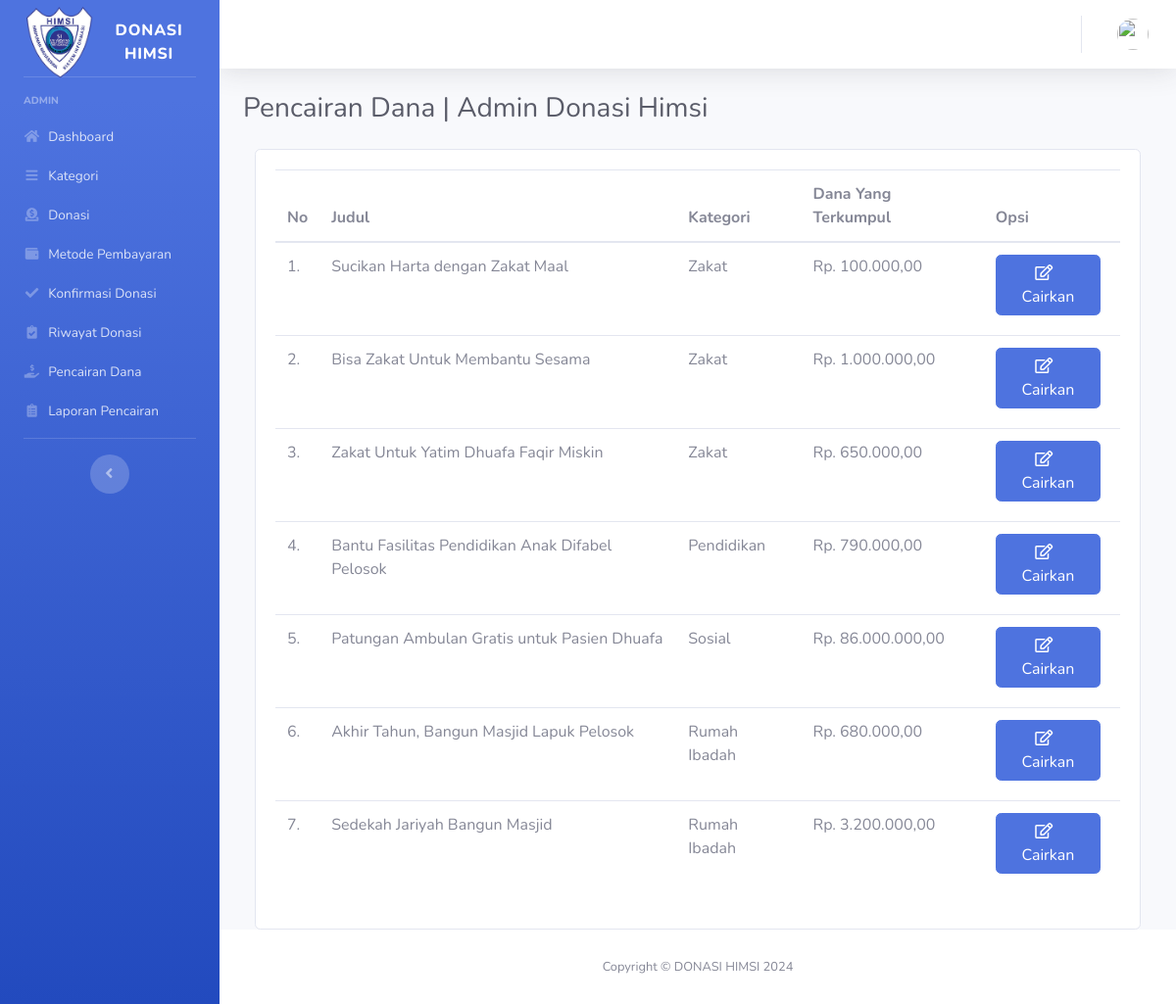
Before: /index.php/admin/pencairanDana with the older database file.
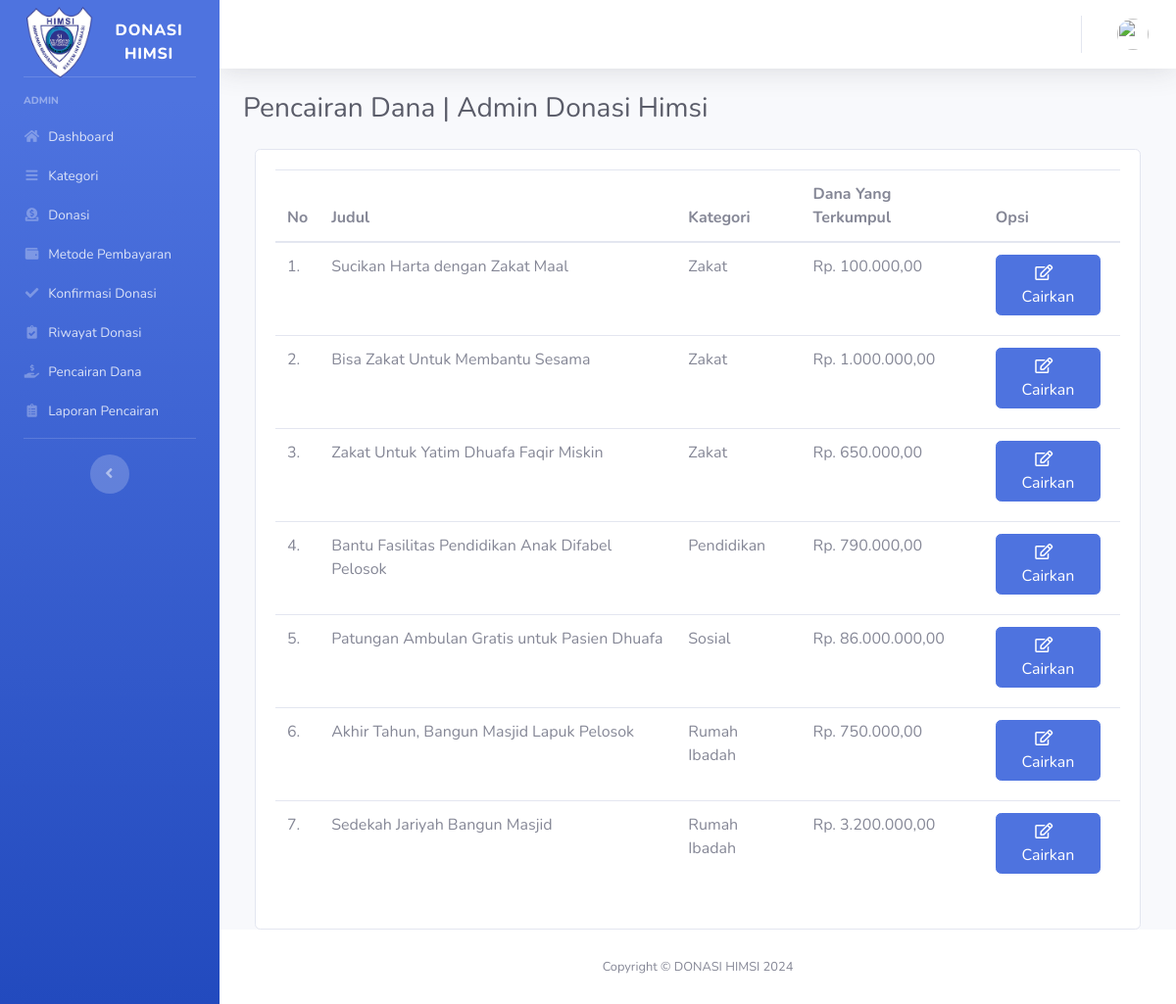
After: the same page with the newer database file.
### tables this page shows
CREATE TABLE `donasi` (
  `id` int(11) NOT NULL,
  `judul` varchar(128) NOT NULL,
  `id_kategori` int(11) NOT NULL,
  `dana_dibutuhkan` int(11) NOT NULL,
  `dana_terkumpul` int(11) NOT NULL,
  `detail` text NOT NULL,
  `gambar` varchar(258) NOT NULL,
  `status_donasi` enum('Belum dicairkan','Sudah dicairkan') NOT NULL DEFAULT 'Belum dicairkan'
);

CREATE TABLE `kategori` (
  `id_kategori` int(11) NOT NULL,
  `kategori` varchar(128) NOT NULL
);

### application/controllers/Admin.php (called while the page is built, shortened)
<?php
class Admin extends CI_Controller
{
    public function pencairanDana()
    {
        $data['title'] = 'Pencairan Dana | Admin Donasi Himsi';
        $data['user'] = $this->ModelUser->cekData(['email' => $this->session->userdata('email')])->row_array();
        $data['donasi'] = $this->db->get('donasi')->result_array();
        $data['kategori'] = $this->db->get('kategori')->result_array();
        $this->load->view('templates/header', $data);
        $this->load->view('templates/sidebar', $data);
        $this->load->view('templates/topbar', $data);
        $this->load->view('admin/pencairan-dana', $data);
        $this->load->view('templates/footer');
    }
}

### index.php (called while the page is built, shortened)
<?php
require_once BASEPATH.'core/CodeIgniter.php';

### application/views/admin/pencairan-dana.php (the view, shortened to what this page needs)
<div class="container-fluid">
    <h1 class="h3 mb-4 text-gray-800"><?= $title; ?></h1>
    <div class="col-12 grid-margin stretch-card">
        <div class="card">
            <div class="card-body">
                <?php
                $queryDonasi = "SELECT * FROM donasi JOIN kategori ON donasi.id_kategori = kategori.id_kategori
                                    WHERE status_donasi = 'Belum dicairkan' and dana_terkumpul >= 100000";
                $donasi = $this->db->query($queryDonasi)->result_array();
                ?>
                <div class="widget">
                    <div class="table-responsive">
                        <table class="table table-hover">
                            <thead>
                                <tr>
                                    <th scope="col">No</th>
                                    <th scope="col">Judul</th>
                                    <th scope="col">Kategori</th>
                                    <th scope="col">Dana Yang Terkumpul</th>
                                    <th scope="col">Opsi</th>
                                </tr>
                            </thead>
                            <tbody>
                                <?php $i = 1; ?>
                                <?php foreach ($donasi as $d) : ?>
                                    <tr>
                                        <td scope="row"><?php echo $i . '.'; ?></td>
                                        <td><span><?php echo $d['judul']; ?></span></td>
                                        <td><span><?php echo $d['kategori']; ?></span></td>
                                        <td><?php echo "Rp. " . number_format($d['dana_terkumpul'], 2, ',', '.'); ?></td>
                                        <td>
                                            <a href="<?php echo base_url('admin/inputPencairan/') . $d['id']; ?>" class="btn btn-primary mr-2 mb-2"><i class="far fa-fw fa-edit mr-2"></i>Cairkan</a>
                                        </td>
                                    </tr>
                                    <?php $i++; ?>
                                <?php endforeach; ?>
                            </tbody>
                        </table>
                    </div>
                </div>
            </div>
        </div>
    </div>
</div>
</div>

Changed rows visible on the page:
changed donasi "Akhir Tahun, Bangun Masjid Lapuk Pelosok": dana_terkumpul "680.000,00" → "750.000,00"
